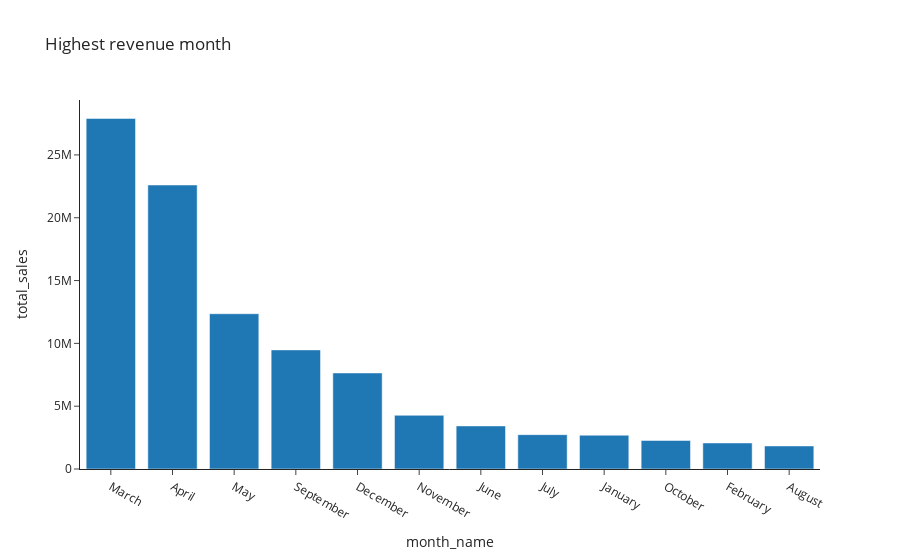

This figure's notebook cell:
### Code cell
fig = px.bar(highest_revenue_month , x= "month_name", y= "total_sales", template= "simple_white",  title= "Highest revenue month " ) 
fig.show()

### Figure 1 — Plotly figure (JSON) as saved in the notebook; plotly's stock layout.template omitted (floating-point values rounded to 4 significant figures)
{"data": [{"alignmentgroup": "True", "hovertemplate": "month_name=%{x}<br>total_sales=%{y}<extra></extra>", "legendgroup": "", "marker": {"color": "#1F77B4", "pattern": {"shape": ""}}, "name": "", "offsetgroup": "", "orientation": "v", "showlegend": false, "textposition": "auto", "type": "bar", "x": ["March", "April", "May", "September", "December", "November", "June", "July", "January", "October", "February", "August"], "xaxis": "x", "y": [27903408, 22605232, 12359776, 9480159, 7645378, 4274400, 3430271, 2731443, 2688114, 2271997, 2073058, 1834807], "yaxis": "y"}], "layout": {"barmode": "relative", "legend": {"tracegroupgap": 0}, "title": {"text": "Highest revenue month "}, "xaxis": {"anchor": "y", "domain": [0, 1], "title": {"text": "month_name"}}, "yaxis": {"anchor": "x", "domain": [0, 1], "title": {"text": "total_sales"}}}}
